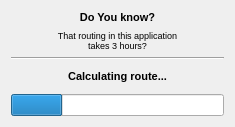
<?xml version="1.0" encoding="UTF-8"?>
<ui version="4.0">
 <class>TRoutingProgressWidget</class>
 <widget class="QWidget" name="TRoutingProgressWidget">
  <property name="geometry">
   <rect>
    <x>0</x>
    <y>0</y>
    <width>235</width>
    <height>127</height>
   </rect>
  </property>
  <property name="windowTitle">
   <string>Form</string>
  </property>
  <layout class="QVBoxLayout" name="verticalLayout_2">
   <item>
    <layout class="QVBoxLayout" name="verticalLayout">
     <item>
      <widget class="QLabel" name="label_2">
       <property name="font">
        <font>
         <pointsize>6</pointsize>
        </font>
       </property>
       <property name="text">
        <string>&lt;!DOCTYPE HTML PUBLIC &quot;-//W3C//DTD HTML 4.0//EN&quot; &quot;http://www.w3.org/TR/REC-html40/strict.dtd&quot;&gt;
&lt;html&gt;&lt;head&gt;&lt;meta name=&quot;qrichtext&quot; content=&quot;1&quot; /&gt;&lt;style type=&quot;text/css&quot;&gt;
p, li { white-space: pre-wrap; }
&lt;/style&gt;&lt;/head&gt;&lt;body style=&quot; font-family:'MS Shell Dlg 2'; font-size:6pt; font-weight:400; font-style:normal;&quot;&gt;
&lt;p style=&quot; margin-top:0px; margin-bottom:0px; margin-left:0px; margin-right:0px; -qt-block-indent:0; text-indent:0px;&quot;&gt;&lt;span style=&quot; font-size:8pt; font-weight:600;&quot;&gt;Do You know?&lt;/span&gt;&lt;/p&gt;&lt;/body&gt;&lt;/html&gt;</string>
       </property>
       <property name="alignment">
        <set>Qt::AlignCenter</set>
       </property>
      </widget>
     </item>
     <item>
      <widget class="QLabel" name="label_3">
       <property name="font">
        <font>
         <pointsize>7</pointsize>
        </font>
       </property>
       <property name="text">
        <string>That routing in this application&lt;br /&gt; takes 3 hours?</string>
       </property>
       <property name="alignment">
        <set>Qt::AlignCenter</set>
       </property>
      </widget>
     </item>
    </layout>
   </item>
   <item>
    <widget class="Line" name="line">
     <property name="orientation">
      <enum>Qt::Horizontal</enum>
     </property>
    </widget>
   </item>
   <item>
    <widget class="QLabel" name="label">
     <property name="frameShadow">
      <enum>QFrame::Plain</enum>
     </property>
     <property name="text">
      <string>&lt;!DOCTYPE HTML PUBLIC &quot;-//W3C//DTD HTML 4.0//EN&quot; &quot;http://www.w3.org/TR/REC-html40/strict.dtd&quot;&gt;
&lt;html&gt;&lt;head&gt;&lt;meta name=&quot;qrichtext&quot; content=&quot;1&quot; /&gt;&lt;style type=&quot;text/css&quot;&gt;
p, li { white-space: pre-wrap; }
&lt;/style&gt;&lt;/head&gt;&lt;body style=&quot; font-family:'MS Shell Dlg 2'; font-size:8.25pt; font-weight:400; font-style:normal;&quot;&gt;
&lt;p style=&quot; margin-top:0px; margin-bottom:0px; margin-left:0px; margin-right:0px; -qt-block-indent:0; text-indent:0px;&quot;&gt;&lt;span style=&quot; font-size:8pt; font-weight:600;&quot;&gt;Calculating route...&lt;/span&gt;&lt;/p&gt;&lt;/body&gt;&lt;/html&gt;</string>
     </property>
     <property name="alignment">
      <set>Qt::AlignCenter</set>
     </property>
    </widget>
   </item>
   <item>
    <widget class="QProgressBar" name="progressBar">
     <property name="enabled">
      <bool>true</bool>
     </property>
     <property name="cursor">
      <cursorShape>ArrowCursor</cursorShape>
     </property>
     <property name="value">
      <number>24</number>
     </property>
     <property name="alignment">
      <set>Qt::AlignCenter</set>
     </property>
     <property name="orientation">
      <enum>Qt::Horizontal</enum>
     </property>
     <property name="textDirection">
      <enum>QProgressBar::TopToBottom</enum>
     </property>
     <property name="format">
      <string/>
     </property>
    </widget>
   </item>
  </layout>
 </widget>
 <resources/>
 <connections/>
</ui>
